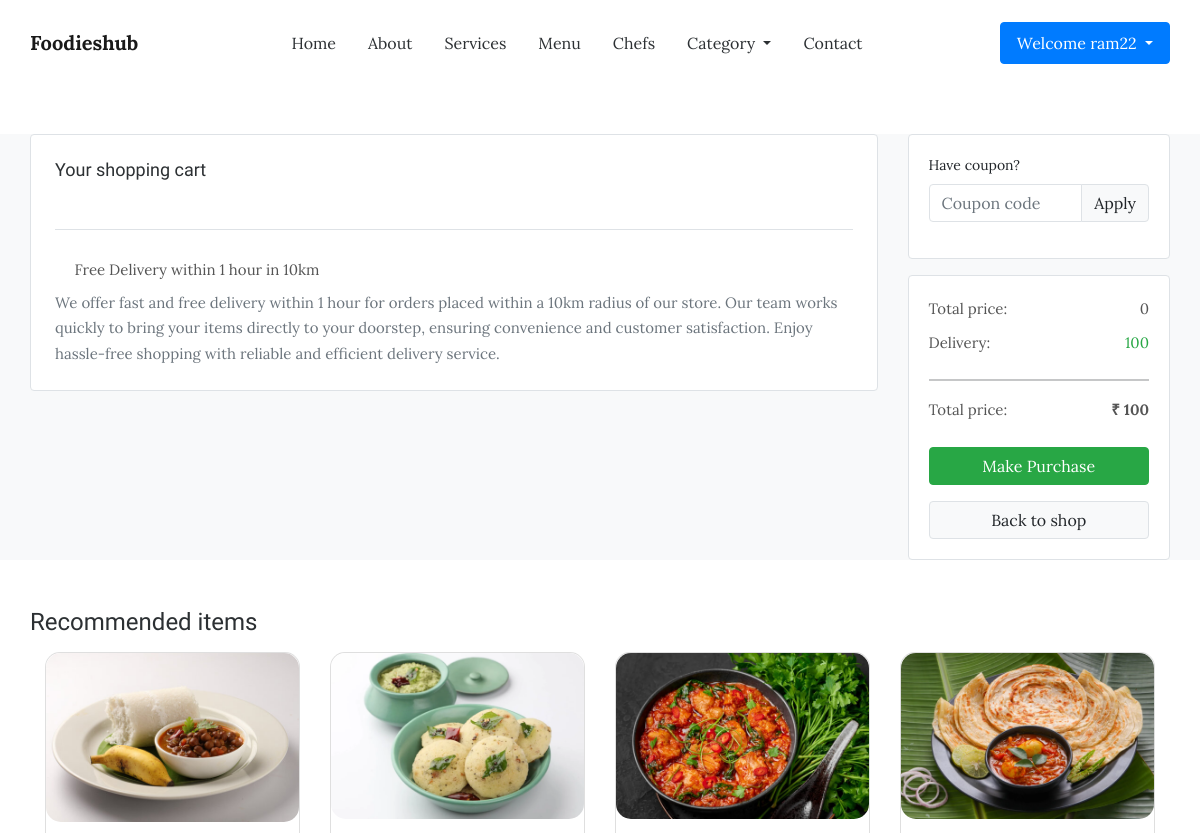
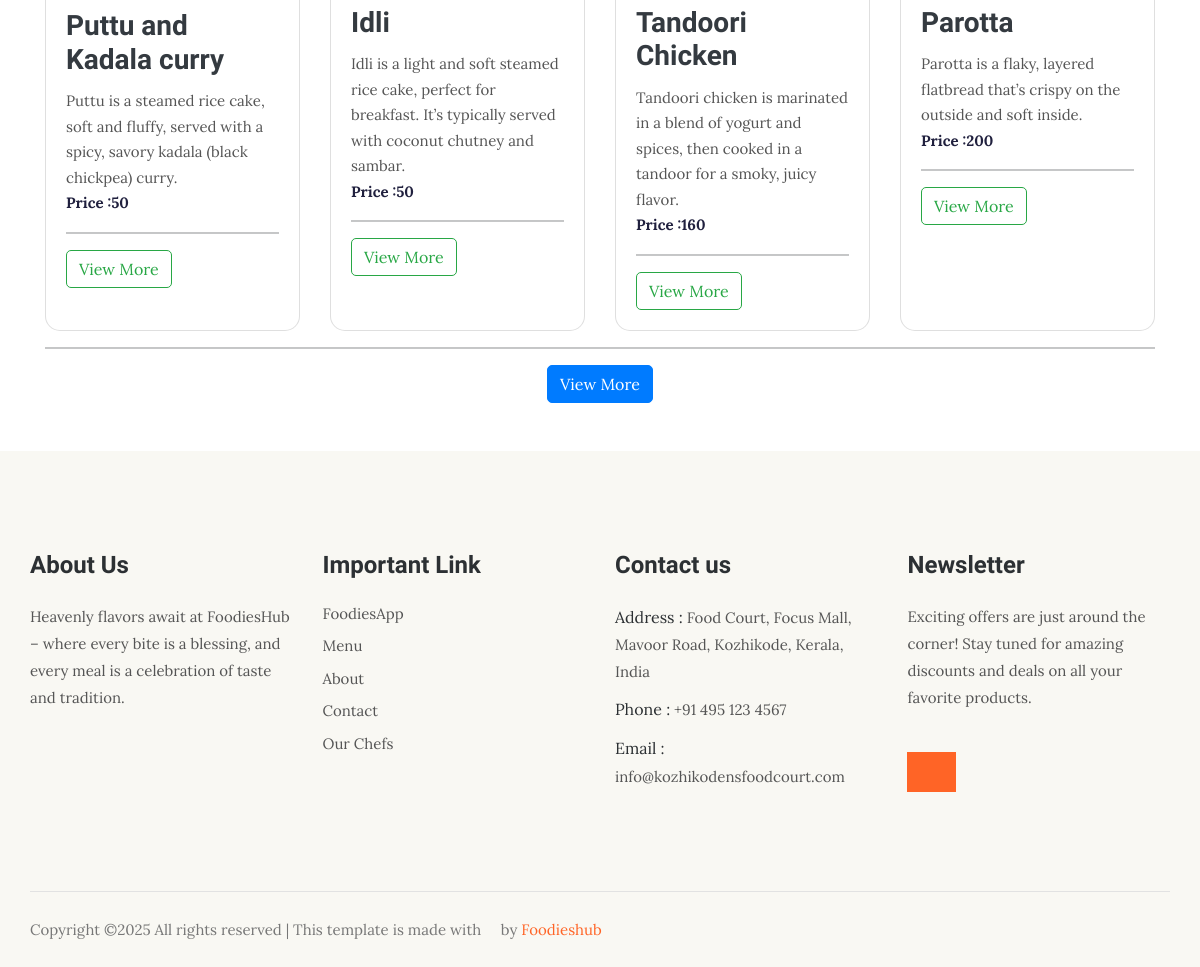
/cartpage/ (signed in), run on the app's committed database (2 pictures, top to bottom).
### Adminapp/models.py (models this page shows)
class ProductDb(models.Model):
    categoryname=models.CharField(max_length=50,null=True,blank=True)
    product_name=models.CharField(max_length=50,null=True,blank=True)
    description=models.CharField(max_length=100,null=True,blank=True)
    price=models.IntegerField(null=True,blank=True)
    product_image=models.ImageField(upload_to="product_image",null=True,blank=True)

### Webapp/views.py (the view, shortened to what this page needs)
# urls.py: path('cartpage/',views.Cartpage,name="cartpage"),
def Cartpage(request):
    subtotal=0
    data=CategoryDb.objects.all()
    uid=request.session['userid']
    obj=CartDb.objects.filter(username=uid)
    lid=request.session['userid']
    countofcart=CartDb.objects.filter(username=lid)
    tot_cartcount=countofcart.count()
    productitems_incart=[]
    print("666666666666666666666666666666666666666666",subtotal)
    if subtotal>500:
        delivery_charge = 50
    else:
        delivery_charge = 100
    final_total=subtotal+delivery_charge
    request.session['subtotal']=final_total
    request.session['delivery_charge']=delivery_charge
    productdata=ProductDb.objects.all()[:4]
    return render(request,"cartpage.html",{"tot_cartcount":tot_cartcount,"productdata":productdata,"cdata":data,"data":productitems_incart,"subtotal":subtotal,"delivery_charge":delivery_charge,"final_total":final_total})

### Webapp/templates/cartpage.html (shortened to what this page needs)
<!DOCTYPE html>
{% load static %}
<html lang="en">
<head>
    <link rel="stylesheet" href="{% static 'web/singlepage/style.css' %}">
    <link href="https://cdn.jsdelivr.net/npm/bootstrap@5.0.2/dist/css/bootstrap.min.css" rel="stylesheet">
    <link href="https://unpkg.com/aos@2.3.1/dist/aos.css" rel="stylesheet">
    <link rel="stylesheet" href="{% static 'web/assets/css/bootstrap.min.css' %}">
    <link rel="stylesheet" href="{% static 'web/assets/css/animate.css' %}">
    <link rel="stylesheet" href="{% static 'web/assets/css/owl.carousel.min.css' %}">
    <link rel="stylesheet" href="{% static 'web/assets/css/themify-icons.css' %}">
    <link rel="stylesheet" href="{% static 'web/assets/css/flaticon.css' %}">
    <link rel="stylesheet" href="{% static 'web/assets/css/magnific-popup.css' %}">
    <link rel="stylesheet" href="{% static 'web/assets/css/slick.css' %}">
    <link rel="stylesheet" href="{% static 'web/assets/css/gijgo.min.css' %}">
    <link rel="stylesheet" href="{% static 'web/assets/css/nice-select.css' %}">
    <link rel="stylesheet" href="{% static 'web/assets/css/all.css' %}">
    <link rel="stylesheet" href="{% static 'web/assets/css/style.css' %}">
</head>
<body>
    <header class="main_menu">
        <div class="container">
            <div class="row align-items-center">
                <div class="col-lg-12">
                  <nav class="navbar navbar-expand-lg navbar-light">
                    <a class="navbar-brand" href="{% url 'homepage' %}"><span style="font-weight: bold;">Foodieshub</span> </a></a>
                    <div class="collapse navbar-collapse main-menu-item justify-content-end"
                        id="navbarSupportedContent">
                        <ul class="navbar-nav">
                            <li class="nav-item">
                                <a class="nav-link" href="{% url 'homepage' %}">Home</a>
                            </li>
                            <li class="nav-item">
                                <a class="nav-link" href="{% url 'about' %}">About</a>
                            </li>
                            <li class="nav-item">
                                <a class="nav-link" href="{% url 'servicesuserview' %}">Services</a>
                            </li>
                            <li class="nav-item">
                                <a class="nav-link" href="{% url 'foodmenu' %}">Menu</a>
                            </li>
                            <li class="nav-item">
                                <a class="nav-link" href="{% url 'chef' %}">Chefs</a>
                            </li>
                            <li class="nav-item dropdown">
                                <a class="nav-link dropdown-toggle" href="blog.html" id="navbarDropdown" role="button" data-toggle="dropdown" aria-haspopup="true" aria-expanded="false">
                                    Category
                                </a>
                            </li>
                            <li class="nav-item">
                                <a class="nav-link" href="{% url 'contactuser'  %}">Contact</a>
                            </li>
                        </ul>
                    </div>
                    <div class="menu_btn" style="display: inline-block;">
                            {% if request.session.name %}
                            <li style="list-style-type: none;" class="nav-item dropdown">
                                <p class="nav-link dropdown-toggle btn btn-primary"  id="navbarDropdown" role="button" data-toggle="dropdown" aria-haspopup="true" aria-expanded="false">
                                    Welcome   {{request.session.name }}
                                </p>
                            </li>
                            {% else %}
                            <a href="{% url 'userreg' %}" class="btn_1 d-none d-sm-block">Register / Login</a>
                            {% endif %}
                        </div>
                </nav>
                </div>
            </div>
        </div>
    </header>
    <section class="bg-light my-5">
      <div class="container">
        <div class="row">
          <div class="col-lg-9">
            <div class="card border shadow-0">
              <div class="m-4">
                <h4 class="card-title mb-4">Your shopping cart</h4>
              </div>
              <div class="border-top pt-4 mx-4 mb-4">
                <p><i class="fas fa-truck  text-muted fa-lg mt-2" style="color: orange;"></i> Free Delivery within 1 hour in 10km </p>
                <p class="text-muted mt-2">
                    We offer fast and free delivery within 1 hour for orders placed within a 10km radius of our store. Our team works quickly to bring your items directly to your doorstep, ensuring convenience and customer satisfaction. Enjoy hassle-free shopping with reliable and efficient delivery service.
                </p>
            </div>
            </div>
          </div>
          <div class="col-lg-3">
            <div class="card mb-3 border shadow-0">
              <div class="card-body">
                <form>
                  <div class="form-group">
                    <label class="form-label">Have coupon?</label>
                    <div class="input-group">
                      <input type="text" class="form-control border" name="" placeholder="Coupon code" />
                      <button class="btn btn-light border">Apply</button>
                    </div>
                  </div>
                </form>
              </div>
            </div>
            <div class="card shadow-0 border">
              <div class="card-body">
                <div class="d-flex justify-content-between">
                  <p class="mb-2">Total price:</p>
                  <p class="mb-2" id="finaltotal">{{subtotal}}</p>
                </div>
                <div class="d-flex justify-content-between">
                  <p class="mb-2">Delivery:</p>
                  <p class="mb-2 text-success">{{delivery_charge}}</p>
                </div>
                <hr />
                <div class="d-flex justify-content-between">
                  <p class="mb-2">Total price:</p>
                  <p class="mb-2 fw-bold">₹ {{final_total}}</p>
                </div>
                <div class="mt-3">
                  <a href="{%  url 'checkout' %}" class="btn btn-success w-100 shadow-0 mb-2"> Make Purchase </a>
                  <a href="{%  url 'foodmenu' %}" class="btn btn-light w-100 border mt-2"> Back to shop </a>
                </div>
              </div>
            </div>
          </div>
        </div>
      </div>
    </section>
    <section>
      <div class="container my-5">
        <header class="mb-4">
          <h3>Recommended items</h3>
        </header>
        <div class="tab-content" id="myTabContent">
          <div class="tab-pane fade show active single-member" id="Special" role="tabpanel" aria-labelledby="Special-tab">
              <div class="container">
                  <div class="row g-4">
                      {% for i in productdata %}
                          <div class="col-12 col-sm-6 col-md-3 mt-3">
                              <div class="card h-100" style="border-radius: 15px;">
                                  <img src="{{i.product_image.url}}" class="card-img-top" alt="{{i.product_name}}" style="border-radius: 15px;">
                                  <div class="card-body">
                                      <h5 class="card-title text-dark fs-3" style="font-weight: bold;">{{i.product_name}}</h5>
                                      <p class="card-text">{{i.description}}
                                          <span style="display: block;font-weight: bold;color: rgb(32, 32, 62);">Price :{{i.price}}</span>
                                      </p>
                                                                          <hr>
                                                                          <a href="{% url 'productmore' pid=i.id %}" class="btn btn-outline-success" style="border-radius: 5px;">View More</a>
                                                                      </div>
                              </div>
                          </div>
                      {% endfor %}
                  </div>
                  <hr>
              <center> <a href="{% url 'foodmenu'  %}" class="btn btn-primary" style="border-radius: 5px;">View More</a></center>
              </div>
          </div>
      </div>
      </div>
    </section>
    <footer class="footer-area" id="contact">
        <div class="container">
            <div class="row">
                <div class="col-xl-3 col-sm-6 col-md-3 col-lg-3">
                    <div class="single-footer-widget footer_1">
                        <h4>About Us</h4>
                        <p>Heavenly flavors await at FoodiesHub – where every bite is a blessing, and every meal is a celebration of taste and tradition.</p>
                    </div>
                </div>
                <div class="col-xl-3 col-sm-6 col-md-2 col-lg-3">
                    <div class="single-footer-widget footer_2">
                        <h4>Important Link</h4>
                        <div class="contact_info">
                            <ul>
                                <li><a href="{% url 'homepage' %}">FoodiesApp</a></li>
                                <li><a href="{% url 'foodmenu' %}"> Menu</a></li>
                                <li><a href="{% url 'about' %}">About</a></li>
                                <li><a href="{% url 'contactuser'  %}">Contact</a></li>
                                <li><a href="{% url 'chef'  %}"> Our Chefs</a></li>
                            </ul>
                        </div>
                    </div>
                </div>
                <div class="col-xl-3 col-sm-6 col-md-3 col-lg-3">
                    <div class="single-footer-widget footer_2">
                        <h4>Contact us</h4>
                        <div class="contact_info">
                            <p><span> Address :</span> Food Court, Focus Mall, Mavoor Road, Kozhikode, Kerala, India </p>
                            <p><span> Phone :</span> +91 495 123 4567</p>
                            <p><span> Email : </span>info@kozhikodensfoodcourt.com </p>
                        </div>
                    </div>
                </div>
                <div class="col-xl-3 col-sm-6 col-md-4 col-lg-3">
                    <div class="single-footer-widget footer_3">
                        <h4>Newsletter</h4>
                        <p>Exciting offers are just around the corner! Stay tuned for amazing discounts and deals on all your favorite products.</p>
                        <form action="#">
                            <div class="form-group">
                                <div class="input-group ">
                                    <div class="input-group-append">
                                        <a class="btn" href="{% url 'feedbackform' %}"><i class="fas fa-paper-plane"></i></a>
                                    </div>
                                </div>
                            </div>
                        </form>
                    </div>
                </div>
            </div>
            <div class="copyright_part_text">
                <div class="row">
                    <div class="col-lg-8">
                        <p class="footer-text m-0">
Copyright &copy;<script>document.write(new Date().getFullYear());</script> All rights reserved | This template is made with <i class="ti-heart" aria-hidden="true"></i> by <a href="{% url 'homepage' %}">Foodieshub</a>
</p>
                    </div>
                </div>
            </div>
        </div>
    </footer>
</body>
</html>

### Webapp/static/web/singlepage/style.css (style rules this page uses)
body { background-color: #000 }
.card { border: 3px solid grey }

### Webapp/static/web/assets/css/all.css (style rules this page uses)
.fa, .fas, .far, .fal, .fab { -moz-osx-font-smoothing: grayscale; -webkit-font-smoothing: antialiased; display: inline-block; font-style: normal; font-variant: normal; text-rendering: auto; line-height: 1; }
.fa-lg { font-size: 1.33333em; line-height: 0.75em; vertical-align: -.0667em; }
.fa-paper-plane:before { content: "\f1d8"; }
.fa-truck:before { content: "\f0d1"; }
.fa, .fas { font-family: 'Font Awesome 5 Free'; font-weight: 900; }

### data on the page
ProductDb: product_image (picture), product_name "Puttu and Kadala curry", description "Puttu is a steamed rice cake, soft and fluffy, served with a spicy, savory kadala (black chickpea) curry.", price "50"
ProductDb: product_image (picture), product_name "Idli", description "Idli is a light and soft steamed rice cake, perfect for breakfast. It’s typically served with coconut chutney and sambar.", price "50"
ProductDb: product_image (picture), product_name "Tandoori Chicken", description "Tandoori chicken is marinated in a blend of yogurt and spices, then cooked in a tandoor for a smoky, juicy flavor.", price "160"
ProductDb: product_image (picture), product_name "Parotta", description "Parotta is a flaky, layered flatbread that’s crispy on the outside and soft inside.", price "200"

### other printed values
{{ request.session.name }} "ram22"
{{ subtotal }} "0"
{{ delivery_charge }} "100"
{{ final_total }} "100"
